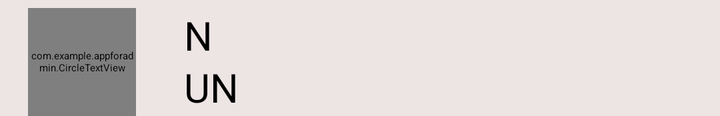
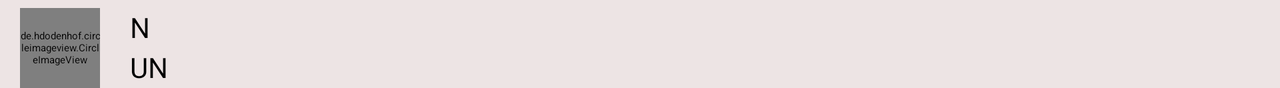

Compare how this app lays out the same screen by default and in its alternative resource folder. The renders come first, then the two layout files and the values they reference.
<!-- AndroidManifest.xml: application theme Theme.ContactBook -->
<!-- res/layout/my_item.xml -->
<?xml version="1.0" encoding="utf-8"?>
<androidx.constraintlayout.widget.ConstraintLayout xmlns:android="http://schemas.android.com/apk/res/android"
    xmlns:app="http://schemas.android.com/apk/res-auto"
    xmlns:tools="http://schemas.android.com/tools"
    android:layout_width="match_parent"
    android:layout_height="wrap_content"
    android:background="#EDE4E4"
    android:id="@+id/itemLayout"
    tools:context=".MainActivity">

    <de.hdodenhof.circleimageview.CircleImageView
        android:id="@+id/ivAvatar"
        android:layout_width="54dp"
        android:layout_height="54dp"
        android:layout_marginTop="4dp"
        tools:layout_editor_absoluteX="54dp"
        tools:layout_editor_absoluteY="115dp"
        app:layout_constraintEnd_toEndOf="parent"
        app:layout_constraintHorizontal_bias="0.046"
        app:layout_constraintStart_toStartOf="parent"
        app:layout_constraintTop_toTopOf="parent"
        />

    <com.example.appforadmin.CircleTextView
        android:id="@+id/tvAvatar"
        android:layout_width="54dp"
        android:layout_height="54dp"
        android:layout_marginTop="4dp"
        android:text="A"
        android:gravity="center"
        android:textAlignment="center"
        android:textColor="#FFFFFF"
        android:textSize="35sp"
        android:textStyle="bold"
        app:layout_constraintEnd_toEndOf="parent"
        app:layout_constraintHorizontal_bias="0.046"
        app:layout_constraintStart_toStartOf="parent"
        app:layout_constraintTop_toTopOf="parent" />

    <TextView
        android:id="@+id/tvId"
        android:layout_width="wrap_content"
        android:layout_height="wrap_content"
        android:layout_marginStart="24dp"
        android:layout_marginTop="30dp"
        android:text="UN"
        android:textSize="20sp"
        app:layout_constraintStart_toEndOf="@+id/tvAvatar"
        app:layout_constraintTop_toTopOf="parent" />

    <TextView
        android:id="@+id/tvName"
        android:layout_width="wrap_content"
        android:layout_height="wrap_content"
        android:layout_marginStart="24dp"
        android:layout_marginTop="4dp"
        android:text="N"
        android:textSize="20sp"
        app:layout_constraintStart_toEndOf="@+id/tvAvatar"
        app:layout_constraintTop_toTopOf="parent" />


</androidx.constraintlayout.widget.ConstraintLayout>
<!-- resources referenced by this layout -->
<resources>

</resources>
<!-- res/layout-land/my_item.xml (the repository's variant of the layout above) -->
<!-- drawn on the phone turned sideways -->
<?xml version="1.0" encoding="utf-8"?>
<androidx.constraintlayout.widget.ConstraintLayout xmlns:android="http://schemas.android.com/apk/res/android"
    xmlns:app="http://schemas.android.com/apk/res-auto"
    xmlns:tools="http://schemas.android.com/tools"
    android:layout_width="match_parent"
    android:layout_height="wrap_content"
    android:background="#EDE4E4"
    android:id="@+id/itemLayout"
    tools:context=".MainActivity">

    <com.example.contactbook.CircleTextView
        android:id="@+id/tvAvatar"
        android:layout_width="40dp"
        android:layout_height="40dp"
        android:layout_marginStart="10dp"
        android:layout_marginTop="4dp"
        android:gravity="center"
        android:text="A"
        android:textAlignment="center"
        android:textColor="#FFFFFF"
        android:textSize="25sp"
        android:textStyle="bold"
        app:layout_constraintStart_toStartOf="parent"
        app:layout_constraintTop_toTopOf="parent" />

    <TextView
        android:id="@+id/tvName"
        android:layout_width="wrap_content"
        android:layout_height="wrap_content"
        android:layout_marginStart="15dp"
        android:layout_marginTop="4dp"
        android:text="N"
        android:textSize="14sp"
        app:layout_constraintStart_toEndOf="@+id/tvAvatar"
        app:layout_constraintTop_toTopOf="parent" />

    <de.hdodenhof.circleimageview.CircleImageView
        android:id="@+id/ivAvatar"
        android:layout_width="40dp"
        android:layout_height="40dp"
        android:layout_marginStart="10dp"
        android:layout_marginTop="4dp"
        app:layout_constraintStart_toStartOf="parent"
        app:layout_constraintTop_toTopOf="parent" />

    <TextView
        android:id="@+id/tvUserName"
        android:layout_width="wrap_content"
        android:layout_height="wrap_content"
        android:layout_marginStart="15dp"
        android:layout_marginTop="24dp"
        android:text="UN"
        android:textSize="14sp"
        app:layout_constraintStart_toEndOf="@+id/tvAvatar"
        app:layout_constraintTop_toTopOf="parent" />


</androidx.constraintlayout.widget.ConstraintLayout>
